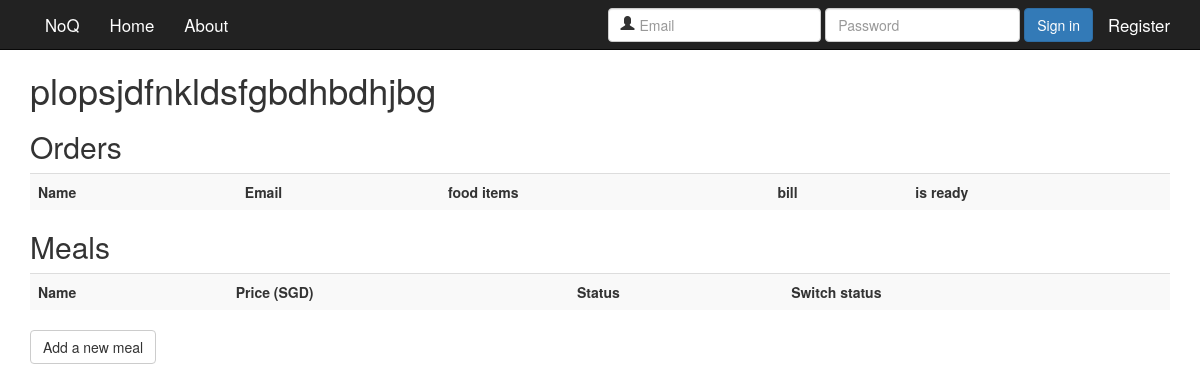
The app's page /shopowner/7/, older data.
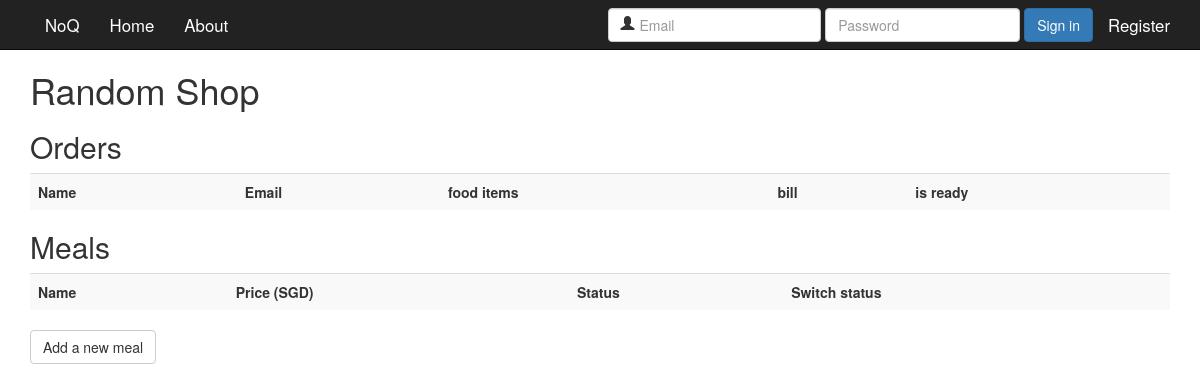
The same page, newer data.
### main/models.py (models this page shows, shortened)
class Shop(models.Model):
    name = models.CharField(max_length=20)
    shop_owner = models.ForeignKey(ShopOwner, on_delete=models.CASCADE)
    subscription = models.ForeignKey(Subscription, on_delete=models.CASCADE)
    postal_code = models.IntegerField()
    address = models.CharField(max_length=200, null=True, blank=True)
    latitude = models.FloatField()
    longitude = models.FloatField()
    image_name = models.CharField(max_length=50, null=True)
    cusine_type = models.CharField(max_length=50, null=True)

### main/ShopOwner/views.py (the view)
# urls.py: url(r'^(?P<shop_id>[0-9]+)/$', views.shop, name='shop'),
def shop(request, shop_id):
    current_shop = get_object_or_404(Shop, pk=shop_id)
    current_order = Order.objects.filter(fooditem__shop=shop_id).filter(isServed=False).order_by(
        'order_date').distinct()
    return render(request, 'main/shop.html', {'shop': current_shop, 'orders': current_order})

### main/templates/main/shop.html (shortened to what this page needs)
{% extends 'main/base.html' %}
{% block content %}
    <h1>{{ shop.name }}</h1>
    <h2>Orders</h2>
    <table class="table table-striped">
        <tr>
            <th>Name</th>
            <th>Email</th>
            <th>food items</th>
            <th>bill</th>
            <th>is ready</th>
        </tr>
    </table>
    <h2>Meals</h2>
    <table class="table table-striped">
        <tr>
            <th>Name</th>
            <th>Price (SGD)</th>
            <th>Status</th>
            <th>Switch status</th>
        </tr>
    </table>
    <a class="btn btn-default" href="{% url 'shopowner:newmeal' shop.id %}" role="button">Add a new meal</a>
{% endblock %}

Row changes from the older to the newer data that the page shows:
changed Shop: name "plopsjdfnkldsfgbdhbdhjbg" → "Random Shop"
